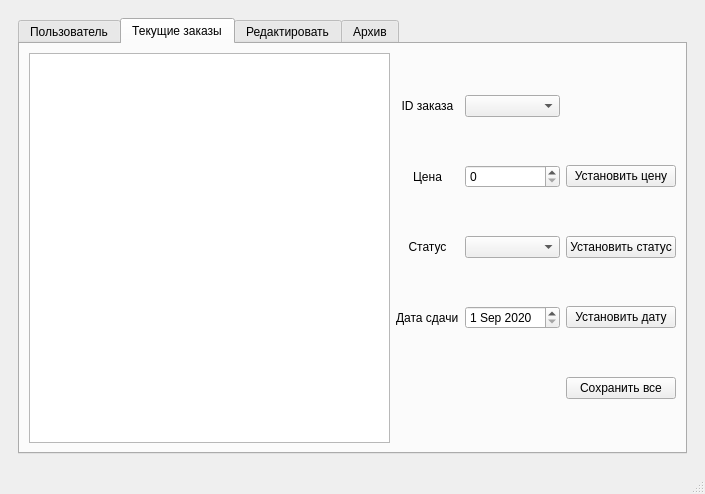
<?xml version="1.0" encoding="UTF-8"?>
<ui version="4.0">
 <class>Admin</class>
 <widget class="QMainWindow" name="Admin">
  <property name="geometry">
   <rect>
    <x>0</x>
    <y>0</y>
    <width>705</width>
    <height>494</height>
   </rect>
  </property>
  <property name="windowTitle">
   <string>Оператор</string>
  </property>
  <property name="windowIcon">
   <iconset>
    <normaloff>./logo.png</normaloff>./logo.png</iconset>
  </property>
  <widget class="QWidget" name="centralwidget">
   <layout class="QGridLayout" name="gridLayout_2">
    <item row="0" column="0">
     <widget class="QStackedWidget" name="stackedWidget">
      <widget class="QWidget" name="page">
       <layout class="QGridLayout" name="gridLayout_9">
        <item row="0" column="0">
         <widget class="QTabWidget" name="tabWidget">
          <property name="currentIndex">
           <number>1</number>
          </property>
          <widget class="QWidget" name="tab">
           <attribute name="title">
            <string>Пользователь</string>
           </attribute>
           <layout class="QGridLayout" name="gridLayout_3">
            <item row="5" column="0" colspan="3">
             <layout class="QGridLayout" name="gridLayout_5">
              <item row="0" column="2">
               <widget class="QPushButton" name="pB_save_info">
                <property name="text">
                 <string>Сохранить</string>
                </property>
               </widget>
              </item>
              <item row="0" column="1">
               <spacer name="horizontalSpacer_3">
                <property name="orientation">
                 <enum>Qt::Horizontal</enum>
                </property>
                <property name="sizeHint" stdset="0">
                 <size>
                  <width>40</width>
                  <height>20</height>
                 </size>
                </property>
               </spacer>
              </item>
              <item row="0" column="0">
               <widget class="QLabel" name="label">
                <property name="text">
                 <string>* Поля, обязательные к заполнению</string>
                </property>
               </widget>
              </item>
             </layout>
            </item>
            <item row="4" column="1">
             <spacer name="verticalSpacer_2">
              <property name="orientation">
               <enum>Qt::Vertical</enum>
              </property>
              <property name="sizeHint" stdset="0">
               <size>
                <width>20</width>
                <height>122</height>
               </size>
              </property>
             </spacer>
            </item>
            <item row="1" column="1">
             <layout class="QGridLayout" name="gridLayout">
              <item row="5" column="0">
               <widget class="QLabel" name="label_6">
                <property name="sizePolicy">
                 <sizepolicy hsizetype="Fixed" vsizetype="Fixed">
                  <horstretch>0</horstretch>
                  <verstretch>0</verstretch>
                 </sizepolicy>
                </property>
                <property name="maximumSize">
                 <size>
                  <width>16777215</width>
                  <height>16777215</height>
                 </size>
                </property>
                <property name="styleSheet">
                 <string notr="true"/>
                </property>
                <property name="text">
                 <string>Подтверждение пароля</string>
                </property>
                <property name="margin">
                 <number>0</number>
                </property>
               </widget>
              </item>
              <item row="0" column="0">
               <widget class="QLabel" name="label_3">
                <property name="enabled">
                 <bool>true</bool>
                </property>
                <property name="sizePolicy">
                 <sizepolicy hsizetype="Fixed" vsizetype="Fixed">
                  <horstretch>0</horstretch>
                  <verstretch>0</verstretch>
                 </sizepolicy>
                </property>
                <property name="text">
                 <string>Фамилия*</string>
                </property>
                <property name="alignment">
                 <set>Qt::AlignLeading|Qt::AlignLeft|Qt::AlignVCenter</set>
                </property>
               </widget>
              </item>
              <item row="1" column="0">
               <widget class="QLabel" name="label_4">
                <property name="sizePolicy">
                 <sizepolicy hsizetype="Fixed" vsizetype="Fixed">
                  <horstretch>0</horstretch>
                  <verstretch>0</verstretch>
                 </sizepolicy>
                </property>
                <property name="text">
                 <string>Имя*</string>
                </property>
                <property name="alignment">
                 <set>Qt::AlignLeading|Qt::AlignLeft|Qt::AlignVCenter</set>
                </property>
               </widget>
              </item>
              <item row="2" column="1">
               <widget class="QLineEdit" name="lineEdit_middle_name">
                <property name="sizePolicy">
                 <sizepolicy hsizetype="Fixed" vsizetype="Fixed">
                  <horstretch>0</horstretch>
                  <verstretch>0</verstretch>
                 </sizepolicy>
                </property>
                <property name="styleSheet">
                 <string notr="true"/>
                </property>
               </widget>
              </item>
              <item row="4" column="0">
               <widget class="QLabel" name="lbl_passwd">
                <property name="enabled">
                 <bool>true</bool>
                </property>
                <property name="sizePolicy">
                 <sizepolicy hsizetype="Fixed" vsizetype="Fixed">
                  <horstretch>0</horstretch>
                  <verstretch>0</verstretch>
                 </sizepolicy>
                </property>
                <property name="baseSize">
                 <size>
                  <width>0</width>
                  <height>0</height>
                 </size>
                </property>
                <property name="focusPolicy">
                 <enum>Qt::NoFocus</enum>
                </property>
                <property name="text">
                 <string>Новый пароль</string>
                </property>
                <property name="alignment">
                 <set>Qt::AlignLeading|Qt::AlignLeft|Qt::AlignVCenter</set>
                </property>
               </widget>
              </item>
              <item row="1" column="1">
               <widget class="QLineEdit" name="lineEdit_name">
                <property name="sizePolicy">
                 <sizepolicy hsizetype="Fixed" vsizetype="Fixed">
                  <horstretch>0</horstretch>
                  <verstretch>0</verstretch>
                 </sizepolicy>
                </property>
                <property name="styleSheet">
                 <string notr="true"/>
                </property>
               </widget>
              </item>
              <item row="5" column="1">
               <widget class="QLineEdit" name="lineE_passwd_confirm">
                <property name="sizePolicy">
                 <sizepolicy hsizetype="Fixed" vsizetype="Fixed">
                  <horstretch>0</horstretch>
                  <verstretch>0</verstretch>
                 </sizepolicy>
                </property>
                <property name="styleSheet">
                 <string notr="true"/>
                </property>
               </widget>
              </item>
              <item row="0" column="1">
               <widget class="QLineEdit" name="lineE_surname">
                <property name="sizePolicy">
                 <sizepolicy hsizetype="Fixed" vsizetype="Fixed">
                  <horstretch>0</horstretch>
                  <verstretch>0</verstretch>
                 </sizepolicy>
                </property>
                <property name="styleSheet">
                 <string notr="true"/>
                </property>
               </widget>
              </item>
              <item row="2" column="0">
               <widget class="QLabel" name="label_5">
                <property name="sizePolicy">
                 <sizepolicy hsizetype="Fixed" vsizetype="Fixed">
                  <horstretch>0</horstretch>
                  <verstretch>0</verstretch>
                 </sizepolicy>
                </property>
                <property name="text">
                 <string>Отчество*</string>
                </property>
                <property name="alignment">
                 <set>Qt::AlignLeading|Qt::AlignLeft|Qt::AlignVCenter</set>
                </property>
               </widget>
              </item>
              <item row="4" column="1">
               <widget class="QLineEdit" name="lineE_passwd">
                <property name="enabled">
                 <bool>true</bool>
                </property>
                <property name="sizePolicy">
                 <sizepolicy hsizetype="Fixed" vsizetype="Fixed">
                  <horstretch>0</horstretch>
                  <verstretch>0</verstretch>
                 </sizepolicy>
                </property>
                <property name="baseSize">
                 <size>
                  <width>0</width>
                  <height>0</height>
                 </size>
                </property>
                <property name="focusPolicy">
                 <enum>Qt::StrongFocus</enum>
                </property>
                <property name="styleSheet">
                 <string notr="true"/>
                </property>
                <property name="alignment">
                 <set>Qt::AlignLeading|Qt::AlignLeft|Qt::AlignVCenter</set>
                </property>
               </widget>
              </item>
              <item row="3" column="0">
               <widget class="QLabel" name="lbl_login">
                <property name="enabled">
                 <bool>true</bool>
                </property>
                <property name="sizePolicy">
                 <sizepolicy hsizetype="Fixed" vsizetype="Fixed">
                  <horstretch>0</horstretch>
                  <verstretch>0</verstretch>
                 </sizepolicy>
                </property>
                <property name="baseSize">
                 <size>
                  <width>0</width>
                  <height>0</height>
                 </size>
                </property>
                <property name="focusPolicy">
                 <enum>Qt::NoFocus</enum>
                </property>
                <property name="text">
                 <string>Логин</string>
                </property>
                <property name="alignment">
                 <set>Qt::AlignLeading|Qt::AlignLeft|Qt::AlignVCenter</set>
                </property>
               </widget>
              </item>
              <item row="3" column="1">
               <widget class="QLabel" name="label_login">
                <property name="text">
                 <string>...</string>
                </property>
               </widget>
              </item>
             </layout>
            </item>
            <item row="1" column="0">
             <spacer name="horizontalSpacer">
              <property name="orientation">
               <enum>Qt::Horizontal</enum>
              </property>
              <property name="sizeHint" stdset="0">
               <size>
                <width>40</width>
                <height>20</height>
               </size>
              </property>
             </spacer>
            </item>
            <item row="1" column="2">
             <spacer name="horizontalSpacer_2">
              <property name="orientation">
               <enum>Qt::Horizontal</enum>
              </property>
              <property name="sizeHint" stdset="0">
               <size>
                <width>40</width>
                <height>20</height>
               </size>
              </property>
             </spacer>
            </item>
            <item row="0" column="1">
             <spacer name="verticalSpacer">
              <property name="orientation">
               <enum>Qt::Vertical</enum>
              </property>
              <property name="sizeType">
               <enum>QSizePolicy::Expanding</enum>
              </property>
              <property name="sizeHint" stdset="0">
               <size>
                <width>248</width>
                <height>115</height>
               </size>
              </property>
             </spacer>
            </item>
            <item row="2" column="1">
             <widget class="QPushButton" name="pushButton_change_acc">
              <property name="text">
               <string>Сменить пользователя</string>
              </property>
             </widget>
            </item>
           </layout>
          </widget>
          <widget class="QWidget" name="tab_2">
           <attribute name="title">
            <string>Текущие заказы</string>
           </attribute>
           <layout class="QGridLayout" name="gridLayout_4">
            <item row="0" column="0" rowspan="6">
             <widget class="QTableView" name="tableView_cur_orders"/>
            </item>
            <item row="0" column="2" rowspan="6">
             <layout class="QGridLayout" name="gridLayout_10">
              <item row="2" column="2">
               <widget class="QPushButton" name="pushButton_set_status">
                <property name="text">
                 <string>Установить статус</string>
                </property>
               </widget>
              </item>
              <item row="1" column="0">
               <widget class="QLabel" name="label_2">
                <property name="text">
                 <string>Цена</string>
                </property>
                <property name="alignment">
                 <set>Qt::AlignCenter</set>
                </property>
               </widget>
              </item>
              <item row="3" column="2">
               <widget class="QPushButton" name="pushButton_set_date">
                <property name="text">
                 <string>Установить дату</string>
                </property>
               </widget>
              </item>
              <item row="3" column="0">
               <widget class="QLabel" name="label_20">
                <property name="text">
                 <string>Дата сдачи</string>
                </property>
               </widget>
              </item>
              <item row="3" column="1">
               <widget class="QDateEdit" name="dateEdit">
                <property name="minimumDate">
                 <date>
                  <year>2020</year>
                  <month>9</month>
                  <day>1</day>
                 </date>
                </property>
               </widget>
              </item>
              <item row="1" column="2">
               <widget class="QPushButton" name="pushButton_set_price">
                <property name="text">
                 <string>Установить цену</string>
                </property>
               </widget>
              </item>
              <item row="1" column="1">
               <widget class="QSpinBox" name="spinBox_price">
                <property name="maximum">
                 <number>300000</number>
                </property>
               </widget>
              </item>
              <item row="2" column="0">
               <widget class="QLabel" name="label_7">
                <property name="text">
                 <string>Статус</string>
                </property>
                <property name="alignment">
                 <set>Qt::AlignCenter</set>
                </property>
               </widget>
              </item>
              <item row="2" column="1">
               <widget class="QComboBox" name="comboBox_set_status"/>
              </item>
              <item row="0" column="1">
               <widget class="QComboBox" name="comboBox_ID">
                <property name="sizePolicy">
                 <sizepolicy hsizetype="Preferred" vsizetype="Fixed">
                  <horstretch>0</horstretch>
                  <verstretch>0</verstretch>
                 </sizepolicy>
                </property>
               </widget>
              </item>
              <item row="0" column="0">
               <widget class="QLabel" name="label_11">
                <property name="text">
                 <string>ID заказа</string>
                </property>
                <property name="alignment">
                 <set>Qt::AlignCenter</set>
                </property>
               </widget>
              </item>
              <item row="4" column="2">
               <widget class="QPushButton" name="pushButton_save_orders">
                <property name="text">
                 <string>Сохранить все</string>
                </property>
               </widget>
              </item>
             </layout>
            </item>
           </layout>
          </widget>
          <widget class="QWidget" name="tab_4">
           <attribute name="title">
            <string>Редактировать</string>
           </attribute>
           <layout class="QGridLayout" name="gridLayout_8">
            <item row="4" column="0" colspan="3">
             <layout class="QGridLayout" name="gridLayout_7">
              <item row="0" column="1">
               <spacer name="horizontalSpacer_6">
                <property name="orientation">
                 <enum>Qt::Horizontal</enum>
                </property>
                <property name="sizeHint" stdset="0">
                 <size>
                  <width>40</width>
                  <height>20</height>
                 </size>
                </property>
               </spacer>
              </item>
              <item row="0" column="0">
               <widget class="QLabel" name="label_21">
                <property name="text">
                 <string>* размер дан в формате  Ш х В х Т</string>
                </property>
               </widget>
              </item>
             </layout>
            </item>
            <item row="1" column="2">
             <spacer name="horizontalSpacer_5">
              <property name="orientation">
               <enum>Qt::Horizontal</enum>
              </property>
              <property name="sizeHint" stdset="0">
               <size>
                <width>40</width>
                <height>20</height>
               </size>
              </property>
             </spacer>
            </item>
            <item row="0" column="1">
             <spacer name="verticalSpacer_3">
              <property name="orientation">
               <enum>Qt::Vertical</enum>
              </property>
              <property name="sizeHint" stdset="0">
               <size>
                <width>20</width>
                <height>40</height>
               </size>
              </property>
             </spacer>
            </item>
            <item row="1" column="1">
             <layout class="QGridLayout" name="gridLayout_6">
              <item row="1" column="1">
               <widget class="QComboBox" name="comboBox_transport_type">
                <property name="sizePolicy">
                 <sizepolicy hsizetype="Preferred" vsizetype="Preferred">
                  <horstretch>0</horstretch>
                  <verstretch>0</verstretch>
                 </sizepolicy>
                </property>
               </widget>
              </item>
              <item row="9" column="0">
               <widget class="QLabel" name="label_10">
                <property name="text">
                 <string>Толщина</string>
                </property>
               </widget>
              </item>
              <item row="8" column="1">
               <widget class="QSpinBox" name="spinBox_height">
                <property name="maximum">
                 <number>3000</number>
                </property>
               </widget>
              </item>
              <item row="10" column="1">
               <widget class="QPushButton" name="pushButton_add_size">
                <property name="text">
                 <string>Добавить новый  размер</string>
                </property>
               </widget>
              </item>
              <item row="2" column="0">
               <widget class="QLabel" name="label_13">
                <property name="text">
                 <string>Номер маршрута</string>
                </property>
               </widget>
              </item>
              <item row="4" column="1">
               <widget class="QLabel" name="label_cur_size">
                <property name="text">
                 <string>...</string>
                </property>
               </widget>
              </item>
              <item row="7" column="0">
               <widget class="QLabel" name="label_17">
                <property name="text">
                 <string>Ширина</string>
                </property>
               </widget>
              </item>
              <item row="5" column="1">
               <spacer name="verticalSpacer_5">
                <property name="orientation">
                 <enum>Qt::Vertical</enum>
                </property>
                <property name="sizeHint" stdset="0">
                 <size>
                  <width>20</width>
                  <height>40</height>
                 </size>
                </property>
               </spacer>
              </item>
              <item row="4" column="0">
               <widget class="QLabel" name="label_18">
                <property name="text">
                 <string>Текущий размер*</string>
                </property>
               </widget>
              </item>
              <item row="9" column="1">
               <widget class="QSpinBox" name="spinBox_thickness">
                <property name="maximum">
                 <number>100</number>
                </property>
               </widget>
              </item>
              <item row="0" column="1">
               <widget class="QComboBox" name="comboBox_product_type">
                <property name="sizePolicy">
                 <sizepolicy hsizetype="Preferred" vsizetype="Preferred">
                  <horstretch>0</horstretch>
                  <verstretch>0</verstretch>
                 </sizepolicy>
                </property>
               </widget>
              </item>
              <item row="7" column="1">
               <widget class="QSpinBox" name="spinBox_width">
                <property name="maximum">
                 <number>3000</number>
                </property>
               </widget>
              </item>
              <item row="0" column="0">
               <widget class="QLabel" name="label_8">
                <property name="text">
                 <string>Тип изделия</string>
                </property>
               </widget>
              </item>
              <item row="4" column="2">
               <widget class="QPushButton" name="pushButton_del_size">
                <property name="text">
                 <string>Удалить размер</string>
                </property>
               </widget>
              </item>
              <item row="2" column="1">
               <widget class="QComboBox" name="comboBox_route_number">
                <property name="sizePolicy">
                 <sizepolicy hsizetype="Preferred" vsizetype="Preferred">
                  <horstretch>0</horstretch>
                  <verstretch>0</verstretch>
                 </sizepolicy>
                </property>
               </widget>
              </item>
              <item row="1" column="0">
               <widget class="QLabel" name="label_12">
                <property name="text">
                 <string>Тип транспорта</string>
                </property>
               </widget>
              </item>
              <item row="8" column="0">
               <widget class="QLabel" name="label_9">
                <property name="text">
                 <string>Высота</string>
                </property>
               </widget>
              </item>
              <item row="11" column="1">
               <widget class="QPushButton" name="pushButton_change_size">
                <property name="text">
                 <string>Изменить размер</string>
                </property>
               </widget>
              </item>
              <item row="6" column="0">
               <widget class="QLabel" name="label_19">
                <property name="text">
                 <string>Новый маршрут</string>
                </property>
               </widget>
              </item>
              <item row="6" column="1">
               <widget class="QLineEdit" name="lineEdit_new_route">
                <property name="sizePolicy">
                 <sizepolicy hsizetype="Preferred" vsizetype="Fixed">
                  <horstretch>0</horstretch>
                  <verstretch>0</verstretch>
                 </sizepolicy>
                </property>
               </widget>
              </item>
             </layout>
            </item>
            <item row="1" column="0">
             <spacer name="horizontalSpacer_4">
              <property name="orientation">
               <enum>Qt::Horizontal</enum>
              </property>
              <property name="sizeHint" stdset="0">
               <size>
                <width>40</width>
                <height>20</height>
               </size>
              </property>
             </spacer>
            </item>
            <item row="2" column="1">
             <spacer name="verticalSpacer_4">
              <property name="orientation">
               <enum>Qt::Vertical</enum>
              </property>
              <property name="sizeHint" stdset="0">
               <size>
                <width>20</width>
                <height>40</height>
               </size>
              </property>
             </spacer>
            </item>
           </layout>
          </widget>
          <widget class="QWidget" name="tab_3">
           <attribute name="title">
            <string>Архив</string>
           </attribute>
           <layout class="QGridLayout" name="gridLayout_12">
            <item row="0" column="0">
             <widget class="QTableView" name="tableView_archive"/>
            </item>
           </layout>
          </widget>
         </widget>
        </item>
       </layout>
      </widget>
     </widget>
    </item>
   </layout>
  </widget>
  <widget class="QMenuBar" name="menubar">
   <property name="geometry">
    <rect>
     <x>0</x>
     <y>0</y>
     <width>705</width>
     <height>21</height>
    </rect>
   </property>
  </widget>
  <widget class="QStatusBar" name="statusbar"/>
 </widget>
 <tabstops>
  <tabstop>tabWidget</tabstop>
  <tabstop>lineE_surname</tabstop>
  <tabstop>lineEdit_name</tabstop>
  <tabstop>lineEdit_middle_name</tabstop>
  <tabstop>lineE_passwd</tabstop>
  <tabstop>lineE_passwd_confirm</tabstop>
  <tabstop>pushButton_change_acc</tabstop>
  <tabstop>pB_save_info</tabstop>
  <tabstop>tableView_cur_orders</tabstop>
  <tabstop>comboBox_ID</tabstop>
  <tabstop>spinBox_price</tabstop>
  <tabstop>pushButton_set_price</tabstop>
  <tabstop>comboBox_set_status</tabstop>
  <tabstop>pushButton_set_status</tabstop>
  <tabstop>dateEdit</tabstop>
  <tabstop>pushButton_set_date</tabstop>
  <tabstop>pushButton_save_orders</tabstop>
  <tabstop>comboBox_product_type</tabstop>
  <tabstop>comboBox_transport_type</tabstop>
  <tabstop>comboBox_route_number</tabstop>
  <tabstop>pushButton_del_size</tabstop>
  <tabstop>lineEdit_new_route</tabstop>
  <tabstop>spinBox_width</tabstop>
  <tabstop>spinBox_height</tabstop>
  <tabstop>spinBox_thickness</tabstop>
  <tabstop>pushButton_add_size</tabstop>
  <tabstop>pushButton_change_size</tabstop>
  <tabstop>tableView_archive</tabstop>
 </tabstops>
 <resources/>
 <connections/>
</ui>
